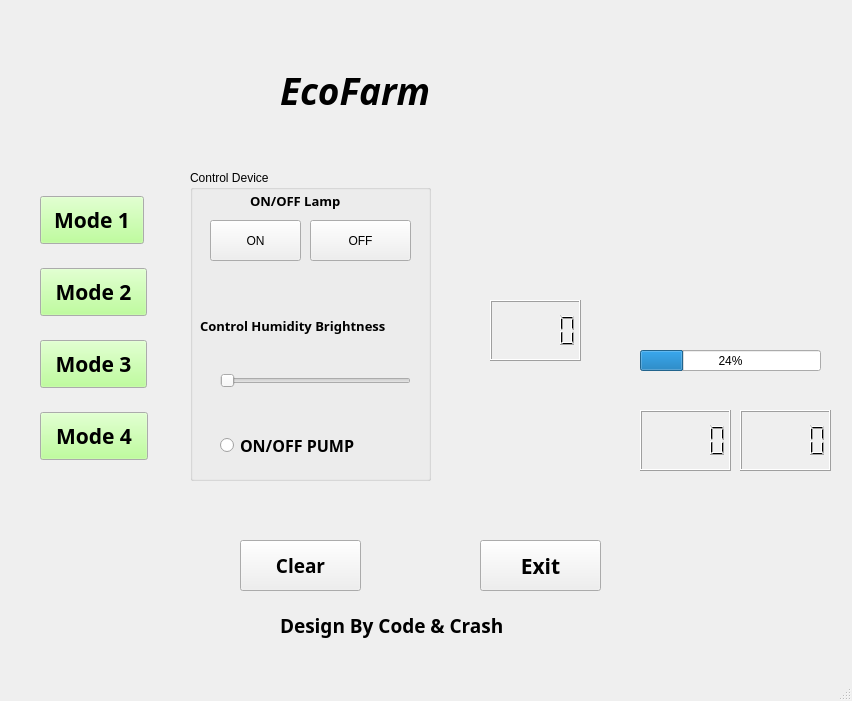
<?xml version="1.0" encoding="UTF-8"?>
<ui version="4.0">
 <class>MainWindow</class>
 <widget class="QMainWindow" name="MainWindow">
  <property name="geometry">
   <rect>
    <x>0</x>
    <y>0</y>
    <width>852</width>
    <height>701</height>
   </rect>
  </property>
  <property name="windowTitle">
   <string>MainWindow</string>
  </property>
  <widget class="QWidget" name="centralwidget">
   <widget class="QLabel" name="label">
    <property name="enabled">
     <bool>true</bool>
    </property>
    <property name="geometry">
     <rect>
      <x>280</x>
      <y>30</y>
      <width>571</width>
      <height>121</height>
     </rect>
    </property>
    <property name="font">
     <font>
      <family>Sitka Small</family>
      <pointsize>28</pointsize>
      <weight>75</weight>
      <italic>true</italic>
      <bold>true</bold>
     </font>
    </property>
    <property name="text">
     <string>EcoFarm</string>
    </property>
   </widget>
   <widget class="QLabel" name="label_2">
    <property name="geometry">
     <rect>
      <x>570</x>
      <y>0</y>
      <width>241</width>
      <height>181</height>
     </rect>
    </property>
    <property name="styleSheet">
     <string notr="true">image: url(:/myImage/logo.png);</string>
    </property>
    <property name="text">
     <string/>
    </property>
   </widget>
   <widget class="QLabel" name="label_3">
    <property name="geometry">
     <rect>
      <x>20</x>
      <y>20</y>
      <width>181</width>
      <height>131</height>
     </rect>
    </property>
    <property name="styleSheet">
     <string notr="true">image: url(:/myImage/Tomato.png);</string>
    </property>
    <property name="text">
     <string/>
    </property>
   </widget>
   <widget class="QGroupBox" name="groupBox">
    <property name="geometry">
     <rect>
      <x>190</x>
      <y>170</y>
      <width>241</width>
      <height>311</height>
     </rect>
    </property>
    <property name="title">
     <string>Control Device</string>
    </property>
    <widget class="QLabel" name="label_5">
     <property name="geometry">
      <rect>
       <x>10</x>
       <y>130</y>
       <width>231</width>
       <height>51</height>
      </rect>
     </property>
     <property name="font">
      <font>
       <family>Yu Mincho Demibold</family>
       <pointsize>10</pointsize>
       <weight>75</weight>
       <bold>true</bold>
      </font>
     </property>
     <property name="text">
      <string>Control Humidity Brightness</string>
     </property>
    </widget>
    <widget class="QRadioButton" name="swpump">
     <property name="geometry">
      <rect>
       <x>30</x>
       <y>250</y>
       <width>201</width>
       <height>51</height>
      </rect>
     </property>
     <property name="font">
      <font>
       <family>Yu Mincho Demibold</family>
       <pointsize>12</pointsize>
       <weight>75</weight>
       <bold>true</bold>
      </font>
     </property>
     <property name="text">
      <string>ON/OFF PUMP</string>
     </property>
    </widget>
    <widget class="QLabel" name="label_4">
     <property name="geometry">
      <rect>
       <x>60</x>
       <y>20</y>
       <width>131</width>
       <height>21</height>
      </rect>
     </property>
     <property name="font">
      <font>
       <family>Yu Mincho Demibold</family>
       <pointsize>10</pointsize>
       <weight>75</weight>
       <bold>true</bold>
      </font>
     </property>
     <property name="mouseTracking">
      <bool>false</bool>
     </property>
     <property name="tabletTracking">
      <bool>false</bool>
     </property>
     <property name="focusPolicy">
      <enum>Qt::NoFocus</enum>
     </property>
     <property name="text">
      <string>ON/OFF Lamp</string>
     </property>
    </widget>
    <widget class="QSlider" name="swHumidity">
     <property name="geometry">
      <rect>
       <x>30</x>
       <y>200</y>
       <width>191</width>
       <height>21</height>
      </rect>
     </property>
     <property name="orientation">
      <enum>Qt::Horizontal</enum>
     </property>
    </widget>
    <widget class="QPushButton" name="led_on">
     <property name="geometry">
      <rect>
       <x>20</x>
       <y>50</y>
       <width>91</width>
       <height>41</height>
      </rect>
     </property>
     <property name="text">
      <string>ON</string>
     </property>
    </widget>
    <widget class="QPushButton" name="led_off">
     <property name="geometry">
      <rect>
       <x>120</x>
       <y>50</y>
       <width>101</width>
       <height>41</height>
      </rect>
     </property>
     <property name="text">
      <string>OFF</string>
     </property>
    </widget>
   </widget>
   <widget class="QLabel" name="label_6">
    <property name="geometry">
     <rect>
      <x>450</x>
      <y>160</y>
      <width>141</width>
      <height>121</height>
     </rect>
    </property>
    <property name="styleSheet">
     <string notr="true">image: url(:/myImage/led_off.png);
</string>
    </property>
    <property name="text">
     <string/>
    </property>
   </widget>
   <widget class="QLabel" name="label_7">
    <property name="geometry">
     <rect>
      <x>460</x>
      <y>380</y>
      <width>151</width>
      <height>131</height>
     </rect>
    </property>
    <property name="styleSheet">
     <string notr="true">image: url(:/pump/pump_off.png);</string>
    </property>
    <property name="text">
     <string/>
    </property>
   </widget>
   <widget class="QLCDNumber" name="lcd_land">
    <property name="geometry">
     <rect>
      <x>640</x>
      <y>410</y>
      <width>91</width>
      <height>61</height>
     </rect>
    </property>
   </widget>
   <widget class="QLCDNumber" name="lcd_kk">
    <property name="geometry">
     <rect>
      <x>740</x>
      <y>410</y>
      <width>91</width>
      <height>61</height>
     </rect>
    </property>
   </widget>
   <widget class="QProgressBar" name="lcd_nhiet">
    <property name="geometry">
     <rect>
      <x>640</x>
      <y>350</y>
      <width>181</width>
      <height>21</height>
     </rect>
    </property>
    <property name="value">
     <number>24</number>
    </property>
   </widget>
   <widget class="QLCDNumber" name="Lcd_humidity">
    <property name="geometry">
     <rect>
      <x>490</x>
      <y>300</y>
      <width>91</width>
      <height>61</height>
     </rect>
    </property>
   </widget>
   <widget class="QPushButton" name="clear">
    <property name="geometry">
     <rect>
      <x>240</x>
      <y>540</y>
      <width>121</width>
      <height>51</height>
     </rect>
    </property>
    <property name="font">
     <font>
      <family>Yu Mincho Demibold</family>
      <pointsize>14</pointsize>
      <weight>75</weight>
      <bold>true</bold>
     </font>
    </property>
    <property name="text">
     <string>Clear</string>
    </property>
   </widget>
   <widget class="QPushButton" name="exit">
    <property name="geometry">
     <rect>
      <x>480</x>
      <y>540</y>
      <width>121</width>
      <height>51</height>
     </rect>
    </property>
    <property name="font">
     <font>
      <family>Yu Mincho Demibold</family>
      <pointsize>16</pointsize>
      <weight>75</weight>
      <bold>true</bold>
     </font>
    </property>
    <property name="text">
     <string>Exit</string>
    </property>
   </widget>
   <widget class="QLabel" name="label_8">
    <property name="geometry">
     <rect>
      <x>280</x>
      <y>610</y>
      <width>371</width>
      <height>31</height>
     </rect>
    </property>
    <property name="font">
     <font>
      <family>Yu Mincho Demibold</family>
      <pointsize>14</pointsize>
      <weight>75</weight>
      <bold>true</bold>
     </font>
    </property>
    <property name="text">
     <string>Design By Code &amp; Crash</string>
    </property>
   </widget>
   <widget class="QPushButton" name="mode2">
    <property name="geometry">
     <rect>
      <x>40</x>
      <y>268</y>
      <width>107</width>
      <height>48</height>
     </rect>
    </property>
    <property name="palette">
     <palette>
      <active>
       <colorrole role="Button">
        <brush brushstyle="SolidPattern">
         <color alpha="255">
          <red>170</red>
          <green>255</green>
          <blue>127</blue>
         </color>
        </brush>
       </colorrole>
      </active>
      <inactive>
       <colorrole role="Button">
        <brush brushstyle="SolidPattern">
         <color alpha="255">
          <red>170</red>
          <green>255</green>
          <blue>127</blue>
         </color>
        </brush>
       </colorrole>
      </inactive>
      <disabled>
       <colorrole role="Button">
        <brush brushstyle="SolidPattern">
         <color alpha="255">
          <red>170</red>
          <green>255</green>
          <blue>127</blue>
         </color>
        </brush>
       </colorrole>
      </disabled>
     </palette>
    </property>
    <property name="font">
     <font>
      <family>Sitka Text</family>
      <pointsize>16</pointsize>
      <weight>75</weight>
      <bold>true</bold>
     </font>
    </property>
    <property name="cursor">
     <cursorShape>ArrowCursor</cursorShape>
    </property>
    <property name="text">
     <string>Mode 2</string>
    </property>
   </widget>
   <widget class="QPushButton" name="mode1">
    <property name="geometry">
     <rect>
      <x>40</x>
      <y>196</y>
      <width>104</width>
      <height>48</height>
     </rect>
    </property>
    <property name="palette">
     <palette>
      <active>
       <colorrole role="Button">
        <brush brushstyle="SolidPattern">
         <color alpha="255">
          <red>170</red>
          <green>255</green>
          <blue>127</blue>
         </color>
        </brush>
       </colorrole>
      </active>
      <inactive>
       <colorrole role="Button">
        <brush brushstyle="SolidPattern">
         <color alpha="255">
          <red>170</red>
          <green>255</green>
          <blue>127</blue>
         </color>
        </brush>
       </colorrole>
      </inactive>
      <disabled>
       <colorrole role="Button">
        <brush brushstyle="SolidPattern">
         <color alpha="255">
          <red>170</red>
          <green>255</green>
          <blue>127</blue>
         </color>
        </brush>
       </colorrole>
      </disabled>
     </palette>
    </property>
    <property name="font">
     <font>
      <family>Sitka Text</family>
      <pointsize>16</pointsize>
      <weight>75</weight>
      <bold>true</bold>
     </font>
    </property>
    <property name="cursor">
     <cursorShape>ArrowCursor</cursorShape>
    </property>
    <property name="text">
     <string>Mode 1</string>
    </property>
   </widget>
   <widget class="QPushButton" name="mode4">
    <property name="geometry">
     <rect>
      <x>40</x>
      <y>412</y>
      <width>108</width>
      <height>48</height>
     </rect>
    </property>
    <property name="palette">
     <palette>
      <active>
       <colorrole role="Button">
        <brush brushstyle="SolidPattern">
         <color alpha="255">
          <red>170</red>
          <green>255</green>
          <blue>127</blue>
         </color>
        </brush>
       </colorrole>
      </active>
      <inactive>
       <colorrole role="Button">
        <brush brushstyle="SolidPattern">
         <color alpha="255">
          <red>170</red>
          <green>255</green>
          <blue>127</blue>
         </color>
        </brush>
       </colorrole>
      </inactive>
      <disabled>
       <colorrole role="Button">
        <brush brushstyle="SolidPattern">
         <color alpha="255">
          <red>170</red>
          <green>255</green>
          <blue>127</blue>
         </color>
        </brush>
       </colorrole>
      </disabled>
     </palette>
    </property>
    <property name="font">
     <font>
      <family>Sitka Text</family>
      <pointsize>16</pointsize>
      <weight>75</weight>
      <bold>true</bold>
     </font>
    </property>
    <property name="cursor">
     <cursorShape>ArrowCursor</cursorShape>
    </property>
    <property name="text">
     <string>Mode 4</string>
    </property>
   </widget>
   <widget class="QPushButton" name="mode3">
    <property name="geometry">
     <rect>
      <x>40</x>
      <y>340</y>
      <width>107</width>
      <height>48</height>
     </rect>
    </property>
    <property name="palette">
     <palette>
      <active>
       <colorrole role="Button">
        <brush brushstyle="SolidPattern">
         <color alpha="255">
          <red>170</red>
          <green>255</green>
          <blue>127</blue>
         </color>
        </brush>
       </colorrole>
      </active>
      <inactive>
       <colorrole role="Button">
        <brush brushstyle="SolidPattern">
         <color alpha="255">
          <red>170</red>
          <green>255</green>
          <blue>127</blue>
         </color>
        </brush>
       </colorrole>
      </inactive>
      <disabled>
       <colorrole role="Button">
        <brush brushstyle="SolidPattern">
         <color alpha="255">
          <red>170</red>
          <green>255</green>
          <blue>127</blue>
         </color>
        </brush>
       </colorrole>
      </disabled>
     </palette>
    </property>
    <property name="font">
     <font>
      <family>Sitka Text</family>
      <pointsize>16</pointsize>
      <weight>75</weight>
      <bold>true</bold>
     </font>
    </property>
    <property name="cursor">
     <cursorShape>ArrowCursor</cursorShape>
    </property>
    <property name="text">
     <string>Mode 3</string>
    </property>
   </widget>
  </widget>
  <widget class="QMenuBar" name="menubar">
   <property name="geometry">
    <rect>
     <x>0</x>
     <y>0</y>
     <width>852</width>
     <height>26</height>
    </rect>
   </property>
  </widget>
  <widget class="QStatusBar" name="statusbar"/>
 </widget>
 <resources>
  <include location="image.qrc"/>
  <include location="pump.qrc"/>
  <include location="modetree.qrc"/>
  <include location="led.qrc"/>
 </resources>
 <connections/>
</ui>
